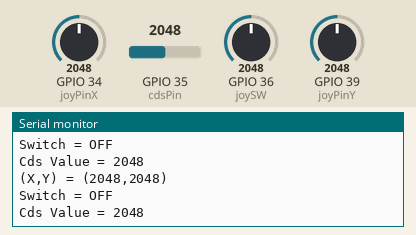
Simulated run of this sketch. Board: ESP32. Shown: the last lines printed to the serial monitor. The test bench sets the inputs (shaded band); at power-on: GPIO 34 (joyPinX) = 2048, GPIO 35 (cdsPin) = 2048, GPIO 39 (joyPinY) = 2048, GPIO 36 (joySW) = 2048.

Above: at 2.2 s.
2.3 s: GPIO 34 (joyPinX) set to 2866
At 2.9 s:
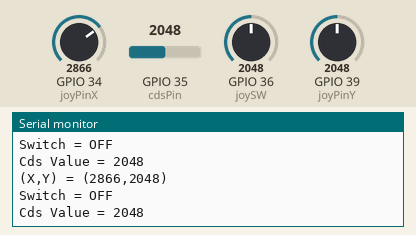
3.8 s: GPIO 35 (cdsPin) set to 2866
At 4.4 s:
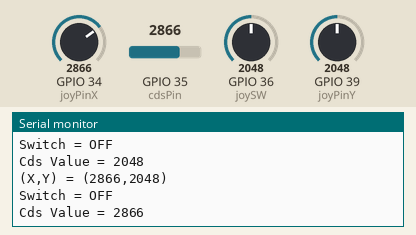
5.3 s: GPIO 39 (joyPinY) set to 2866
At 5.9 s:
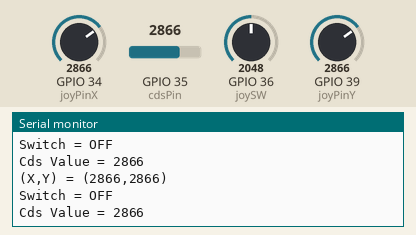
6.8 s: GPIO 34 (joyPinX) set to 3972
At 7.4 s:
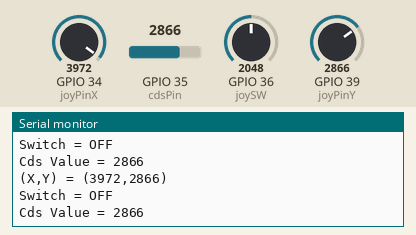
8.3 s: GPIO 35 (cdsPin) set to 3972
At 8.9 s:
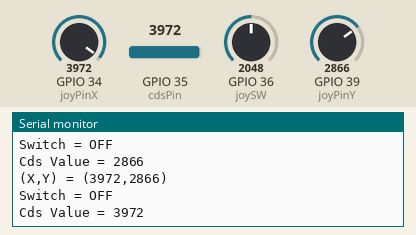
9.8 s: GPIO 39 (joyPinY) set to 3972
At 10.4 s:
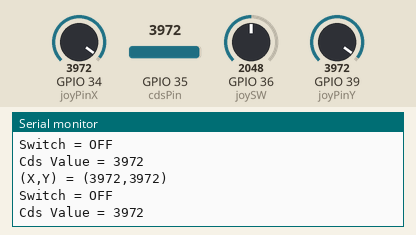
Timing chart, 0 to 12.3 s (numbered marks = the images above; inputs shaded):
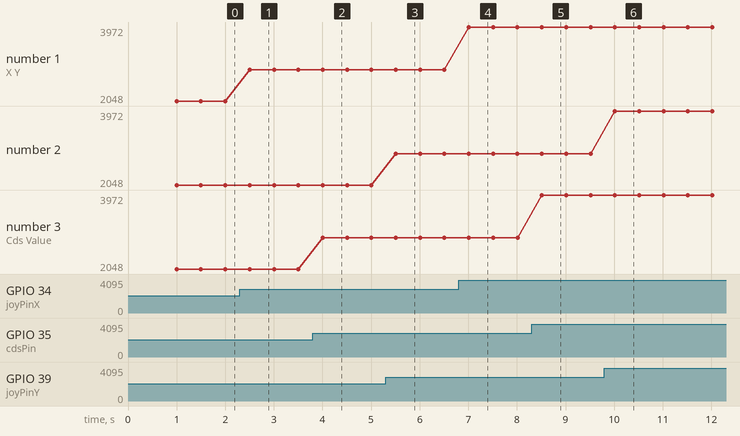

The sketch:

Task04-A.ino
```cpp
// Joystick, CdS test
// Joystick is connected to GPIO 34/39 (Analog ADC1_CH6/3)
// Cds is connected to GPIO15(Analog ADC1_CH7)
const int joyPinX = 34;
const int joyPinY = 39;
const int joySW = 36;
const int cdsPin = 35;

//variable for storing the Joystick values
int xValue = 0, yValue = 0, sValue = 0, cValue = 0;

void setup(){
  Serial.begin(115200);
  pinMode(joySW, INPUT);
  delay(1000);
}

void loop(){
  //Reading Joystick values
  xValue = analogRead(joyPinX);
  yValue = analogRead(joyPinY);
  cValue = analogRead(cdsPin);
  sValue = analogRead(joySW);
  String str = "(X,Y) = ("+String(xValue)+','+String(yValue)+")\n";
  Serial.print(str);
  Serial.print("Switch = ");
  Serial.println(sValue?"OFF":"ON"); //pull-up circuit
  Serial.print("Cds Value = ");
  Serial.println(cValue);
  delay(500);
}
```

Measured:
- after the input at 2.3 s, the serial monitor: prints a new line after 0.20 s (image 1)
- after the input at 3.8 s, the serial monitor: prints a new line after 0.21 s (image 2)
- after the input at 5.3 s, the serial monitor: prints a new line after 0.21 s (image 3)
- after the input at 6.8 s, the serial monitor: prints a new line after 0.21 s (image 4)
- after the input at 8.3 s, the serial monitor: prints a new line after 0.21 s (image 5)
- after the input at 9.8 s, the serial monitor: prints a new line after 0.21 s (image 6)
- plotted number 1: 2048 → 2866 after the input at 2.3 s, 2866 → 3972 after the input at 6.8 s
